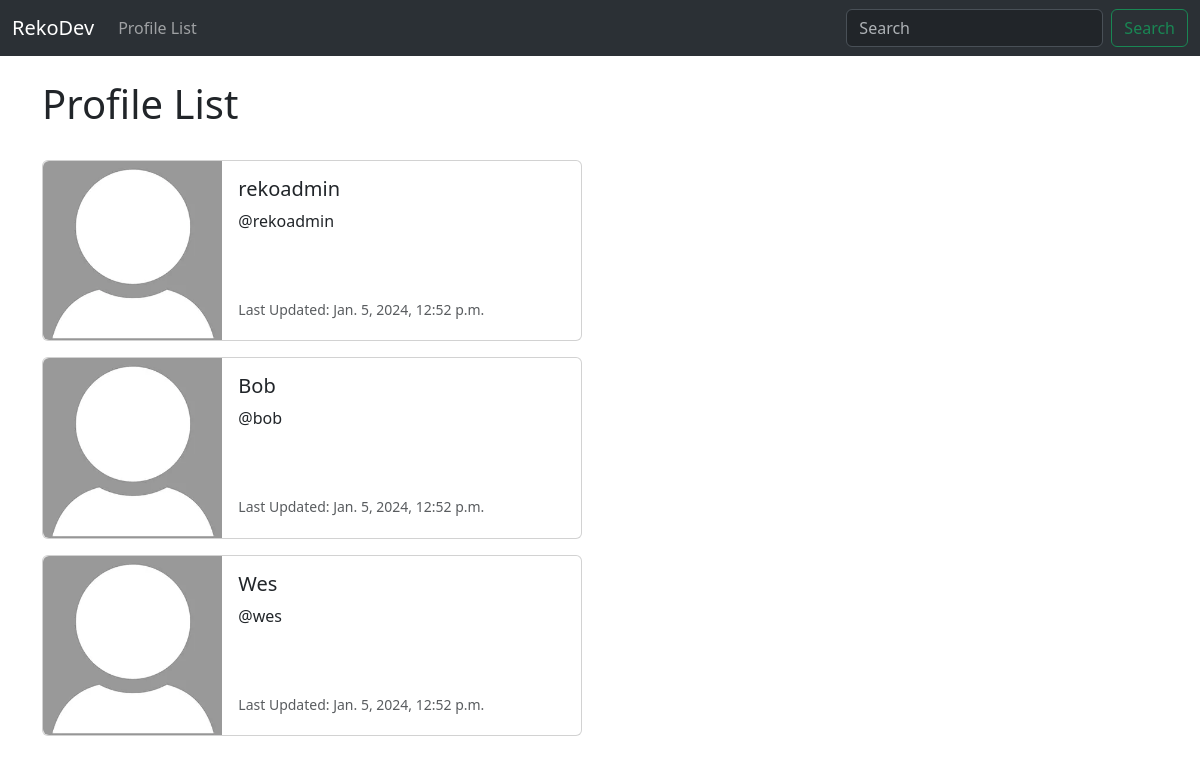
The app's page /profile_list (signed in) with its own data.
### reko/models.py (models this page shows, shortened)
class Profile(models.Model):
    user = models.OneToOneField(User, on_delete=models.CASCADE) # We'll associate one user to one profile, and if User gets deleted, delete "profile" too
    follows = models.ManyToManyField("self",
        related_name="followed_by", # Ppl who follows you
        symmetrical=False, # If you follow someone, that someone doesn't have to follow you, right?
        blank=True) # I mean it would be cool if you started following me... <3 see ya there boi / Yeah but you start following nothing...
    date_modified = models.DateTimeField(User, auto_now=True) # When was this profile last modified?

### reko/views.py (the view)
# urls.py: path('profile_list', views.profile_list, name="profile_list"),
def profile_list(request):
    if request.user.is_authenticated:
        profiles = Profile.objects.exclude(user=request.user)
        return render(request, 'profile_list.html', {"profiles": profiles})
    else:
        messages.success(request, ('You must to be logged in before trying to make new friends, dude!'))
        return redirect('home')

### reko/templates/profile_list.html
{% extends 'base.html' %}
{% load static %}
{% block content %}
<h1>Profile List</h1>
<br>
{% if profiles %}
    {% for profile in profiles %}
    <div class="card mb-3" style="max-width: 540px;">
        <div class="row g-0">
          <div class="col-md-4">
            <img src="{% static 'images/default-logo.webp' %}" class="img-fluid rounded-start" alt="Profile Image">
          </div>
          <div class="col-md-8">
            <div class="card-body">
              <h5 class="card-title">{{ profile.user.username }}</h5>
              <p class="card-text">@{{ profile.user.username|lower }}</p>
              <br><br>
              <p class="card-text"><small class="text-body-secondary">Last Updated: {{ profile.date_modified }}</small></p>
            </div>
          </div>
        </div>
      </div>
    {% endfor %}
{% endif %}
{% endblock %}

### records on screen
Profile: user.username "rekoadmin", date_modified "Jan. 5, 2024, 12:52 p.m."
Profile: user.username "Bob", user.username "bob", date_modified "Jan. 5, 2024, 12:52 p.m."
Profile: user.username "Wes", user.username "wes", date_modified "Jan. 5, 2024, 12:52 p.m."
